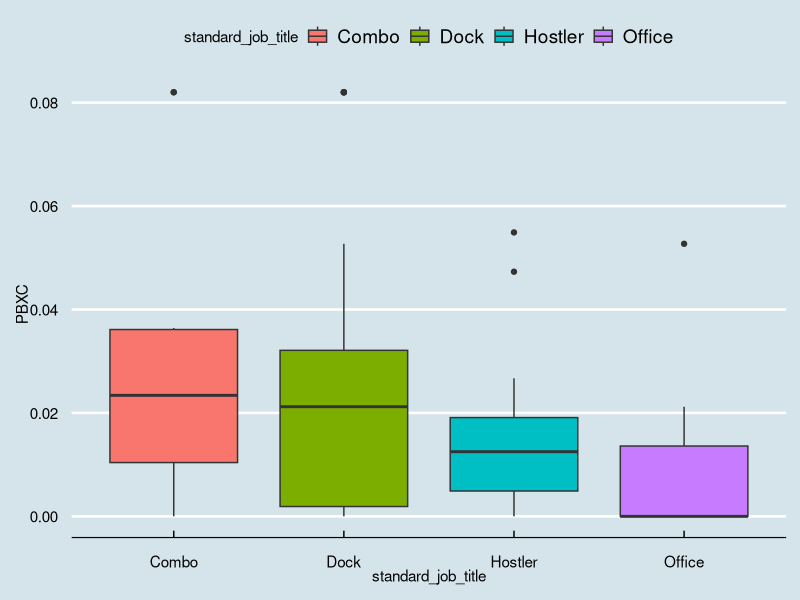
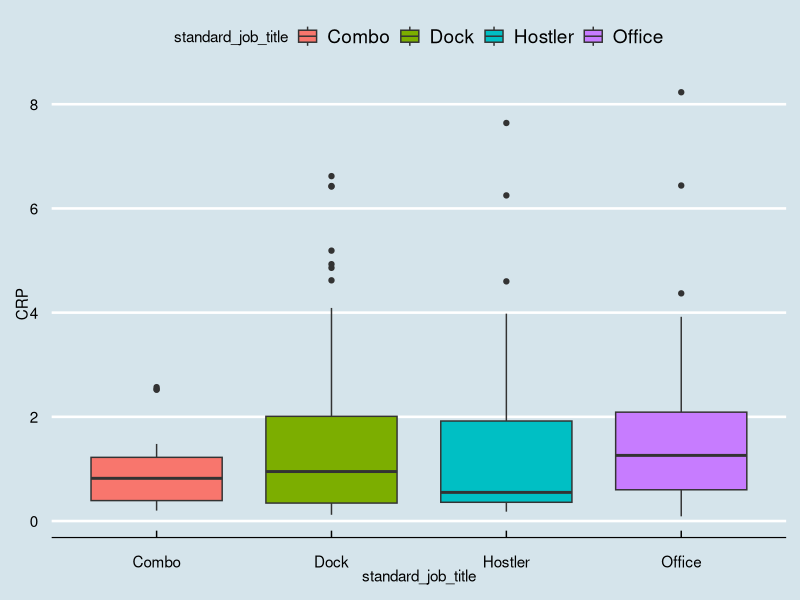
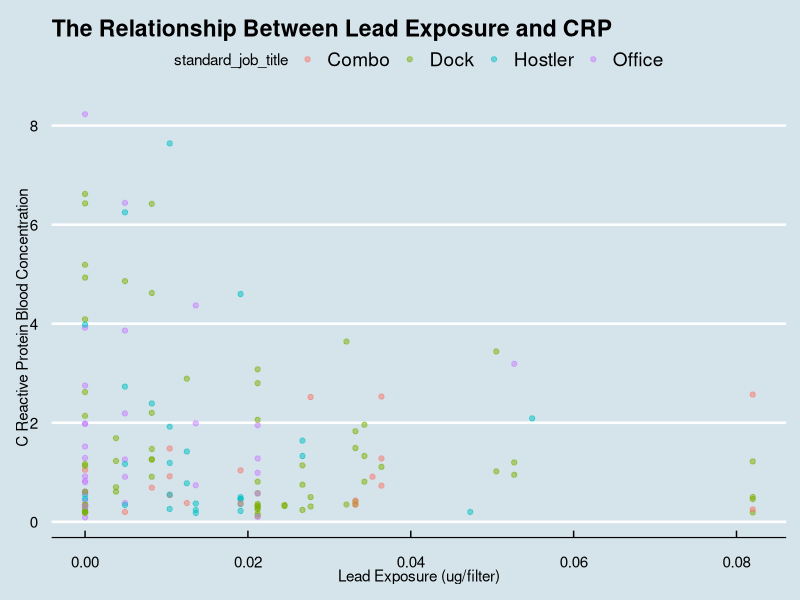
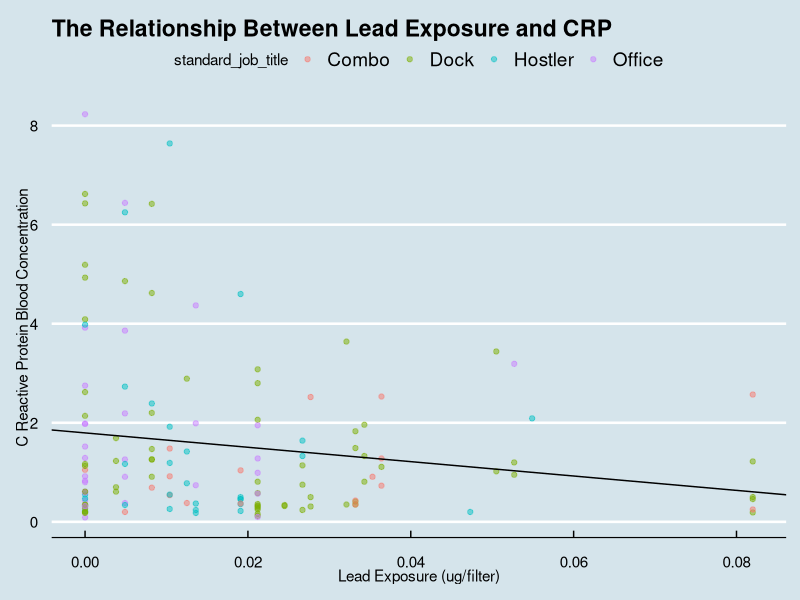
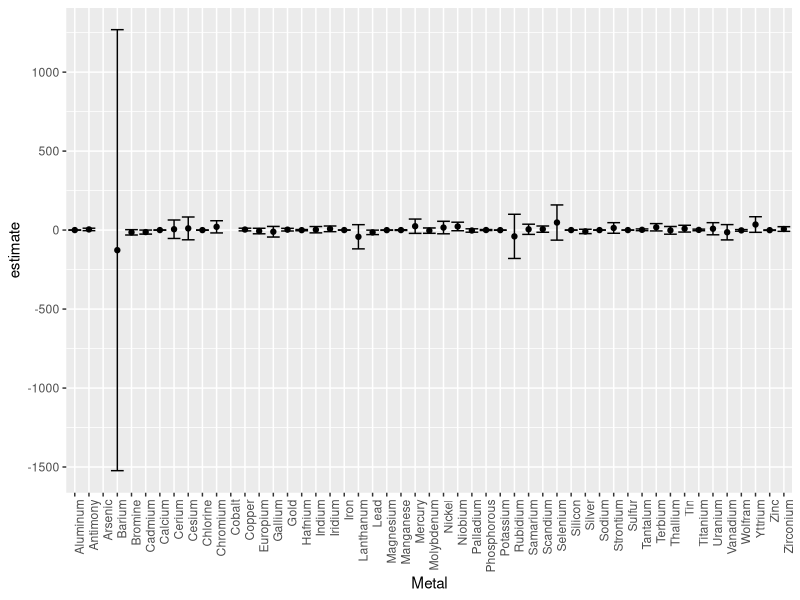
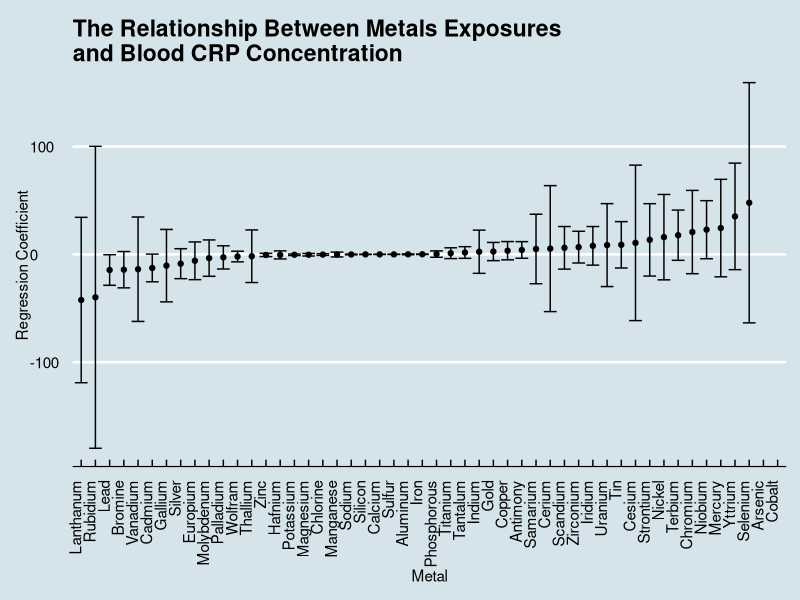
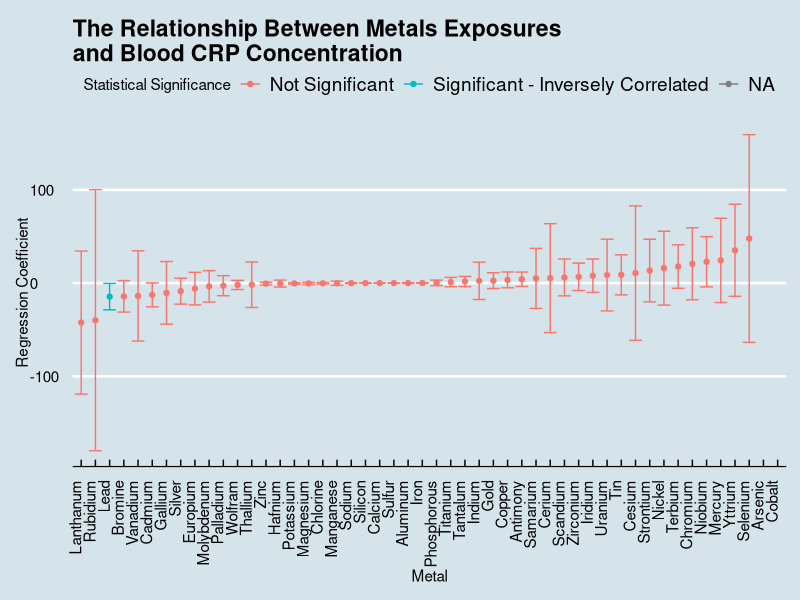
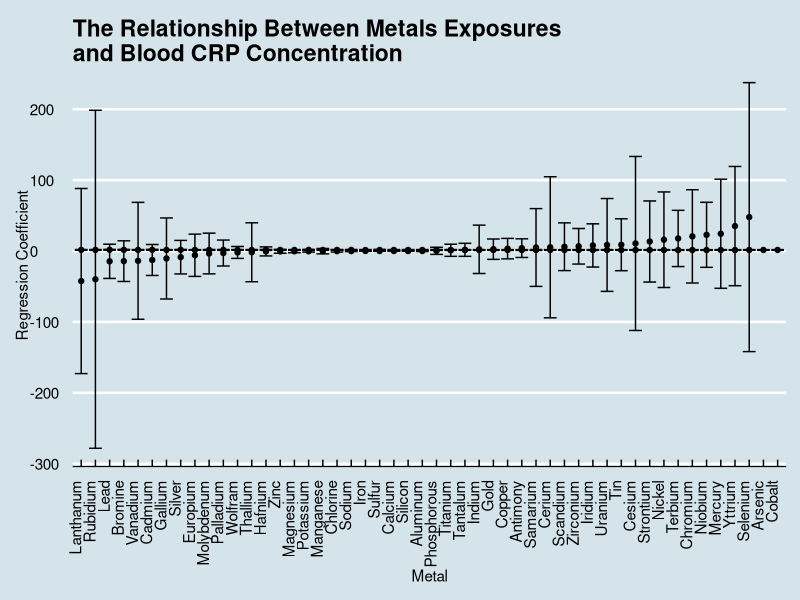

R code for these plots, in order: (Note: this script raises an error after producing the figures.)
## ---- chunk 1
library(tidyverse)
library(readxl)
library(ggthemes)
library(broom)
library(stringr)
library(stringi)
library(RColorBrewer)
## ---- chunk 2
biomarkers <- read_excel ("xfr_with_inflamm.xls")
metals <- read_excel ("XRF_results_HVELX63X.xls", sheet = 3)
data <- left_join (biomarkers, metals, by = "sampleid")
## ---- chunk 3
data %>% ggplot (aes (x = standard_job_title, y = PBXC, fill = standard_job_title)) +
          geom_boxplot () +
          theme_economist ()
## ---- chunk 4
data %>% ggplot (aes (x = standard_job_title, y = CRP, fill = standard_job_title)) +
          geom_boxplot () +
          theme_economist ()
## ---- chunk 5
p<- data %>% ggplot (aes (x = PBXC , y = CRP, col = standard_job_title)) +
          geom_point(alpha = 0.5) +
          xlab ("Lead Exposure (ug/filter)") +
          ylab ("C Reactive Protein Blood Concentration ") +
          ggtitle ("The Relationship Between Lead Exposure and CRP") +
          theme_economist()
p
## ---- chunk 6
fit <- lm (CRP ~ PBXC, data = data, na.rm = TRUE)
fit <- tidy(fit)
fit
int <- fit$estimate [1]
m <- fit$estimate [2]
## ---- chunk 7
p + geom_abline ( intercept = int, slope = m)
## ---- chunk 8
tidy_data <- data %>% gather (Code, concentration, `NAXC`:`URXU`)
## ---- chunk 9
tidy_data <- tidy_data %>% filter (str_sub (Code, -2) == "XC")
## ---- chunk 10
metal_codes <- read_csv ("metal_codes.csv")
tidy_data <- left_join(tidy_data, metal_codes, by = "Code")
## ---- chunk 11
reg <- tidy_data %>% group_by (Metal) %>%
  do (tidy (lm (CRP ~ concentration, data = .), conf.int = TRUE))
## ---- chunk 12
reg <- reg %>% filter (term != "(Intercept)")
## ---- chunk 13
reg %>%  ggplot (aes (x = Metal, y = estimate, ymin = conf.low, ymax = conf.high)) + 
    geom_errorbar () +
    geom_point () +
    theme(axis.text.x = element_text(angle = 90, hjust = 1))
## ---- chunk 14
reg %>% filter (Metal != "Barium") %>% 
  ggplot ( aes ( x = reorder (Metal, estimate), y = estimate, ymin = conf.low, ymax = conf.high)) +
    geom_errorbar () +
    geom_point () +
    xlab ("Metal") +
    ylab ("Regression Coefficient") +
    ggtitle ("The Relationship Between Metals Exposures\nand Blood CRP Concentration") +
    theme_economist () +
    theme(axis.text.x = element_text(angle = 90, hjust = 1)) 
## ---- chunk 15
reg <- reg %>% mutate (
  sig = ifelse(conf.high < 0 , "Significant - Inversely Correlated", 
               ifelse(conf.high >0 | conf.low <0, "Not Significant", 
                      ifelse(conf.low > 0, "Significant - Positively Correlated" , NA)))
)

reg %>% filter (Metal != "Barium") %>% 
  ggplot (aes (x = reorder (Metal, estimate), y = estimate, ymin = conf.low, ymax = conf.high, col = sig)) +
    geom_errorbar () +
    geom_point () +
    xlab ("Metal") +
    ylab ("Regression Coefficient") +
    ggtitle ("The Relationship Between Metals Exposures\nand Blood CRP Concentration") +
    theme_economist () +
    theme (axis.text.x = element_text (angle = 90, hjust = 1)) +
    guides (col = guide_legend (title = "Statistical Significance"))
## ---- chunk 16
alpha <- 0.05 / 51
conf_level <- 1 - alpha
reg2 <- tidy_data %>% group_by (Metal) %>%
  do (tidy (lm (CRP ~ concentration, data = .), conf.int = TRUE, conf.level = conf_level))
reg <- reg %>% filter (term != "(Intercept)")
reg2 <- reg2 %>% mutate (
  sig = ifelse(conf.high < 0 , "Significant - Inversely Correlated", 
               ifelse(conf.high >0 | conf.low <0, "Not Significant", 
                      ifelse(conf.low > 0, "Significant - Positively Correlated" , NA)))
)

reg2 %>% filter (Metal != "Barium") %>% 
  ggplot ( aes ( x = reorder (Metal, estimate), y = estimate, ymin = conf.low, ymax = conf.high)) +
    geom_errorbar () +
    geom_point () +
    xlab ("Metal") +
    ylab ("Regression Coefficient") +
    ggtitle ("The Relationship Between Metals Exposures\nand Blood CRP Concentration") +
    theme_economist () +
    theme(axis.text.x = element_text(angle = 90, hjust = 1))
## ---- chunk 17
reg <- tidy_data %>% group_by (Metal) %>%
  do (tidy (lm (CRP ~ concentration + Gender + White + Education + Avg_cigarettes + standard_job_title , data = .,  na.rm = TRUE, conf.int = TRUE)))

conc_coeffs <- reg %>% filter (term != "(Intercept)" & term != "Gendermale" & term != "Whiteyes"  & term != "Educationhigh school or GED" & term != "Educationless than high school" & term != "Avg_cigarettes" & term != "standard_job_titleDock" & term != "standard_job_titleHostler" & term != "standard_job_titleOffice")

conc_coeffs <- conc_coeffs %>% mutate (
  conf.high = estimate + qnorm(0.975) * std.error,
  conf.low = estimate - qnorm(0.975) * std.error
)

conc_coeffs <- conc_coeffs %>% mutate (
  sig = ifelse(conf.high < 0 , "Significant - Inversely Correlated", 
               ifelse(conf.high >0 | conf.low <0, "Not Significant", 
                      ifelse(conf.low > 0, "Significant - Positively Correlated" , NA)))
)

conc_coeffs  %>% filter (Metal != "Barium") %>% 
  ggplot ( aes ( x = reorder (Metal, estimate), y = estimate, ymin = conf.low, ymax = conf.high)) +
    geom_errorbar () +
    geom_point () +
    xlab ("Metal") +
    ylab ("Regression Coefficient") +
    ggtitle ("The Relationship Between Metals Exposures\nand Blood CRP Concentration") +
    theme_economist () +
    theme(axis.text.x = element_text(angle = 90, hjust = 1))
## ---- chunk 18
job_coeffs <- reg %>% filter (term == "standard_job_titleDock" | term == "standard_job_titleHostler" | term == "standard_job_titleOffice") %>% mutate (term = ifelse(term == "standard_job_titleDock", "Dock", ifelse(term == "standard_job_titleHostler", "Hostler", ifelse(term == "standard_job_titleOffice", "Office", NA))))

job_coeffs <- job_coeffs %>% mutate (
  conf.high = estimate + qnorm(0.975) * std.error,
  conf.low = estimate - qnorm(0.975) * std.error
)

job_coeffs <- job_coeffs %>% mutate (
  sig = ifelse(conf.high < 0 , "Significant - Inversely Correlated", 
               ifelse(conf.high >0 | conf.low <0, "Not Significant", 
                      ifelse(conf.low > 0, "Significant - Positively Correlated" , NA)))
)

job_coeffs  %>%
  ggplot ( aes ( x = reorder (Metal, estimate), y = estimate, ymin = conf.low, ymax = conf.high)) +
    geom_errorbar () +
    geom_point () +
    xlab ("Metal") +
    ylab ("Regression Coefficient") +
    ggtitle ("The Relationship Between Job Title and Blood CRP,\nControlling for Each Metal Individually") +
    theme_economist () +
    theme(axis.text.x = element_text(angle = 90, hjust = 1)) + facet_grid(term~.)

## ---- chunk 19
RMSE <- function(true_ratings, predicted_ratings){
    sqrt(mean((true_ratings - predicted_ratings)^2))
}
## ---- chunk 20
outputs <- data.frame (metal = rep(metal_codes$Metal, each = nrow (data) ),
                      value = NA)
outputs$metal <- as.character (outputs$metal)
## ---- chunk 21
tidy_data[is.na(tidy_data)] <- 0 
predictions <- tidy_data %>% group_by (Metal) %>% do (augment (lm (CRP ~ concentration + Gender + White + Education + Avg_cigarettes + standard_job_title , data = .)))

predictions$sampleid <- tidy_data$sampleid
## ---- chunk 22
metal_RMSEs <- data.frame(
  Metal = metal_codes$Metal,
  RMSE = NA
)
metal_RMSEs$Metal <- as.character (metal_RMSEs$Metal)
## ---- chunk 23
for( i in  1:51){
CRP_prediction <- predictions %>% filter (Metal == metal_RMSEs[i, 1])
CRP_actual <- tidy_data %>% filter(Metal == metal_RMSEs[i, 1])

metal_RMSEs[i, 2] <- RMSE(CRP_actual$CRP, CRP_prediction$.fitted)
}
## ---- chunk 24
metal_RMSEs %>%
  ggplot(aes(x=reorder(Metal, RMSE),y = RMSE)) +
  geom_bar(stat = "identity")+
  ggtitle ("RMSE of Each Metal Model" ) +
  xlab ("Metal Model") +
  theme_economist ()+
  theme(axis.text.x = element_text(angle = 90, hjust = 1))
## ---- chunk 25
library(MASS)
## ---- chunk 26
metal = metal_codes$Metal
estimate = rep(NA, 51)
t_stat = rep(NA, 51)

metal_step = data.frame (metal, estimate, t_stat)
## ---- chunk 27
step_data <- tidy_data %>% filter (Metal == metal_step[i, 1])

## ---- chunk 28
is.integer0 <- function(x)
 {
     is.numeric(x) && length(x) == 0L
 }
## ---- chunk 29
metal_step <- metal_step %>% mutate (
  std_err = estimate / t_stat,
  upper = estimate + qnorm(0.975)*std_err,
  lower = estimate - qnorm(0.975)*std_err
  )
## ---- chunk 30
metal_step %>% filter(metal != "Barium" ) %>%
  ggplot ( aes ( x = reorder (metal, estimate), y = estimate, ymin = lower, ymax = upper)) +
    geom_errorbar () +
    geom_point () +
    xlab ("Metal") +
    ylab ("Regression Coefficient") +
    ggtitle ("The Relationship Between Metals Exposures\nand Blood CRP Concentration") +
    theme_economist () +
    theme(axis.text.x = element_text(angle = 90, hjust = 1))
## ---- chunk 31
alpha <- 0.05 / 51
z <- 1 - alpha / 2
metal_step <- metal_step %>% mutate (
  upper_corrected = estimate + qnorm(z)*std_err,
  lower_corrected = estimate - qnorm(z)*std_err,
  sig = ifelse(upper_corrected < 0 , "Significant - Inversely Correlated", 
               ifelse(upper_corrected >0 | upper_corrected <0, "Not Significant", 
                      ifelse(lower_corrected > 0, "Significant - Positively Correlated" , NA)))
  )
## ---- chunk 32
metal_step <- na.omit(metal_step)
metal_step %>% filter(metal != "Barium" ) %>% 
  ggplot ( aes ( x = reorder (metal, estimate), y = estimate, ymin = lower_corrected, ymax = upper_corrected, col = sig  )) +
    geom_errorbar () +
    geom_point () +
    xlab ("Metal") +
    ylab ("Regression Coefficient") +
    ggtitle ("The Relationship Between Metals Exposures\nand Blood CRP Concentration") +
    theme_economist () +
    theme(axis.text.x = element_text(angle = 90, hjust = 1))
